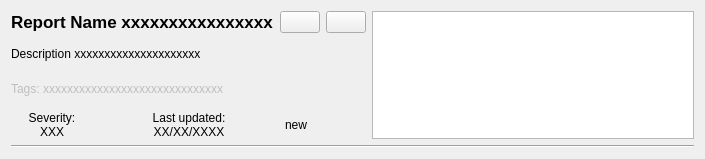
<?xml version="1.0" encoding="UTF-8"?>
<ui version="4.0">
 <class>Report</class>
 <widget class="QWidget" name="Report">
  <property name="geometry">
   <rect>
    <x>0</x>
    <y>0</y>
    <width>705</width>
    <height>159</height>
   </rect>
  </property>
  <property name="windowTitle">
   <string>Form</string>
  </property>
  <layout class="QVBoxLayout" name="verticalLayout_2">
   <item>
    <layout class="QHBoxLayout" name="horizontalLayout_3">
     <item>
      <layout class="QVBoxLayout" name="verticalLayout">
       <item>
        <layout class="QHBoxLayout" name="horizontalLayout">
         <item>
          <widget class="QLabel" name="label_name">
           <property name="font">
            <font>
             <pointsize>13</pointsize>
             <weight>75</weight>
             <bold>true</bold>
            </font>
           </property>
           <property name="text">
            <string>Report Name xxxxxxxxxxxxxxxx</string>
           </property>
          </widget>
         </item>
         <item>
          <widget class="QPushButton" name="pushButton_json_view">
           <property name="sizePolicy">
            <sizepolicy hsizetype="Preferred" vsizetype="Fixed">
             <horstretch>0</horstretch>
             <verstretch>0</verstretch>
            </sizepolicy>
           </property>
           <property name="text">
            <string/>
           </property>
           <property name="icon">
            <iconset resource="cb.qrc">
             <normaloff>:/img/json.png</normaloff>:/img/json.png</iconset>
           </property>
           <property name="iconSize">
            <size>
             <width>32</width>
             <height>32</height>
            </size>
           </property>
          </widget>
         </item>
         <item>
          <widget class="QPushButton" name="pushButton">
           <property name="text">
            <string/>
           </property>
           <property name="icon">
            <iconset resource="cb.qrc">
             <normaloff>:/img/extlink.png</normaloff>:/img/extlink.png</iconset>
           </property>
          </widget>
         </item>
        </layout>
       </item>
       <item>
        <widget class="QLabel" name="label_description">
         <property name="text">
          <string>Description xxxxxxxxxxxxxxxxxxxxx</string>
         </property>
        </widget>
       </item>
       <item>
        <widget class="QLabel" name="label_tags">
         <property name="enabled">
          <bool>false</bool>
         </property>
         <property name="text">
          <string>Tags: xxxxxxxxxxxxxxxxxxxxxxxxxxxxxx</string>
         </property>
        </widget>
       </item>
       <item>
        <layout class="QHBoxLayout" name="horizontalLayout_2">
         <item>
          <widget class="QLabel" name="label_severity">
           <property name="text">
            <string>Severity:
XXX</string>
           </property>
           <property name="alignment">
            <set>Qt::AlignCenter</set>
           </property>
          </widget>
         </item>
         <item>
          <widget class="QLabel" name="label_last_updated">
           <property name="minimumSize">
            <size>
             <width>180</width>
             <height>0</height>
            </size>
           </property>
           <property name="maximumSize">
            <size>
             <width>180</width>
             <height>16777215</height>
            </size>
           </property>
           <property name="text">
            <string>Last updated:
XX/XX/XXXX</string>
           </property>
           <property name="alignment">
            <set>Qt::AlignCenter</set>
           </property>
          </widget>
         </item>
         <item>
          <widget class="QLabel" name="label_new">
           <property name="text">
            <string>new</string>
           </property>
          </widget>
         </item>
        </layout>
       </item>
      </layout>
     </item>
     <item>
      <widget class="QTextEdit" name="textEdit_IOC"/>
     </item>
    </layout>
   </item>
   <item>
    <widget class="Line" name="line">
     <property name="orientation">
      <enum>Qt::Horizontal</enum>
     </property>
    </widget>
   </item>
  </layout>
 </widget>
 <resources>
  <include location="cb.qrc"/>
 </resources>
 <connections/>
</ui>
